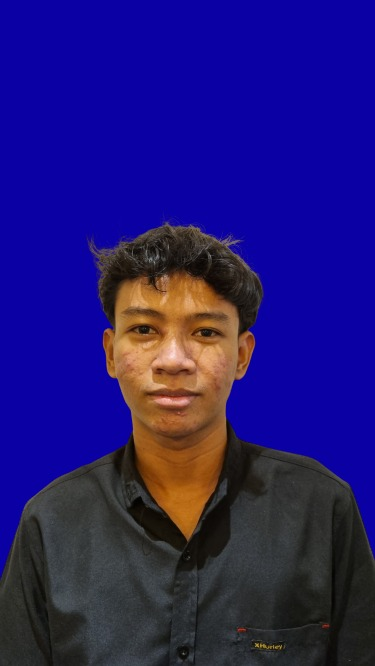
#> input picture with-image/pic.jpg, 375 x 666 px
$ python face.py
#> lines starting #> are read from the running program, lines starting #| are printed output that depends on the picture; after the words box and inside, x2 and y2 are one past the last pixel; in counts of white or black regions, pixels touching at a corner belong together
import cv2

# Fungsi untuk mendeteksi wajah
def detect_faces(image_path):
    # Baca gambar dari file
#> called with image_path = 'pic.jpg'
    image = cv2.imread(image_path)
#> image is the input picture: shape (666, 375, 3); mean B, G, R 115, 24.2, 36.5

    # Menggunakan pre-trained classifier untuk wajah
    face_cascade = cv2.CascadeClassifier(cv2.data.haarcascades + 'haarcascade_frontalface_default.xml')

    # Konversi gambar ke skala abu-abu (diperlukan untuk deteksi wajah)
    gray_image = cv2.cvtColor(image, cv2.COLOR_BGR2GRAY)
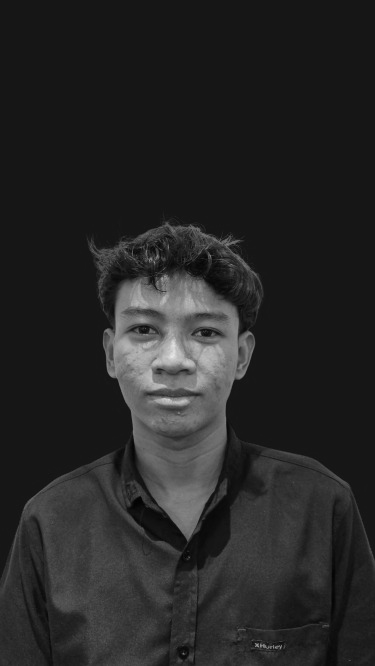
#> gray_image: shape (666, 375); min 0, max 232, mean 38.2

    # Deteksi wajah dalam gambar
    faces = face_cascade.detectMultiScale(gray_image, scaleFactor=1.1, minNeighbors=5)
#> faces = [[89, 263, 173, 173]]

    # Gambar kotak di sekitar wajah yang terdeteksi
    for (x, y, w, h) in faces:
        cv2.rectangle(image, (x, y), (x+w, y+h), (255, 0, 0), 2)
#> this loop made 1 pass
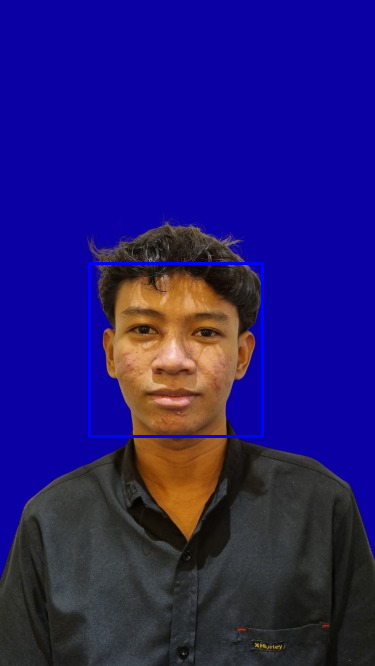
#> image: shape (666, 375, 3); 0.83% of pixels changed, all inside (x1, y1, x2, y2) = (88, 262, 264, 438)

    # Tampilkan gambar yang sudah diolah
    cv2.imshow('Face Detection', image)
    cv2.waitKey(0)
    cv2.destroyAllWindows()

# Contoh penggunaan
image_path = 'pic.jpg'
detect_faces(image_path)
